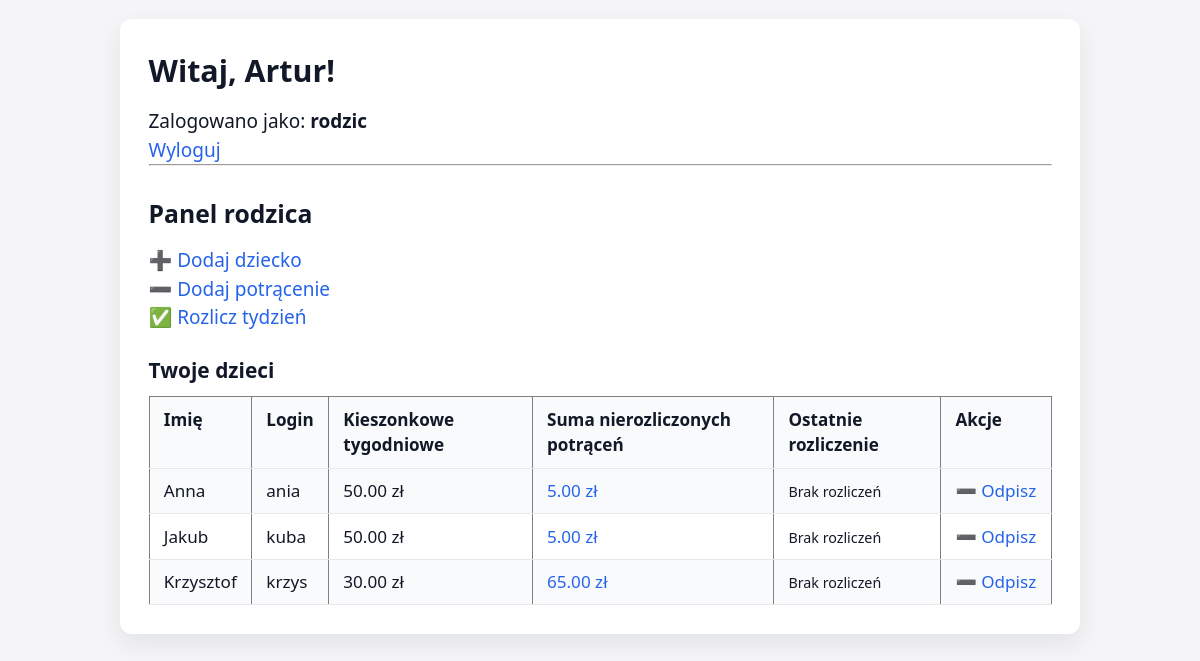
The app's page /index.php (signed in) with its own data.
### tables this page shows
CREATE TABLE IF NOT EXISTS `uzytkownicy` (
  `id` bigint(20) UNSIGNED NOT NULL AUTO_INCREMENT,
  `login` varchar(50) NOT NULL,
  `haslo_hash` varchar(255) NOT NULL,
  `imie` varchar(100) NOT NULL,
  `rola` enum('rodzic','dziecko') NOT NULL DEFAULT 'dziecko',
  `rodzic_id` bigint(20) UNSIGNED DEFAULT NULL,
  `kieszonkowe_tygodniowe` decimal(8,2) DEFAULT NULL,
  `aktywny` tinyint(1) NOT NULL DEFAULT 1,
  `created_at` timestamp NOT NULL DEFAULT current_timestamp(),
  PRIMARY KEY (`id`),
  UNIQUE KEY `login` (`login`),
  KEY `fk_uzytkownicy_rodzic` (`rodzic_id`)
);

### index.php (the view, shortened to what this page needs)
<?php
require_once 'config.php';
$user_id = $_SESSION['user_id'];
$imie    = $_SESSION['imie'] ?? '';
$rola    = $_SESSION['rola'] ?? '';
?>
<!DOCTYPE html>
<html lang="pl">
<head>
    <link rel="stylesheet" href="style.css">
    <link rel="stylesheet" href="mobile.css">
</head>
<body>
<div class="layout-desktop">
    <div class="container">
        <h1>Witaj, <?php echo htmlspecialchars($imie); ?>!</h1>
        <p>Zalogowano jako: <strong><?php echo htmlspecialchars($rola); ?></strong></p>
        <p><a href="logout.php">Wyloguj</a></p>
        <hr>
        <?php if ($rola === 'rodzic'): ?>
            <h2>Panel rodzica</h2>
            <p><a href="add_child.php">➕ Dodaj dziecko</a></p>
            <p><a href="add_deduction.php">➖ Dodaj potrącenie</a></p>
            <p><a href="make_settlement.php">✅ Rozlicz tydzień</a></p>
            <h3>Twoje dzieci</h3>
            <?php
            $stmt = $mysqli->prepare('
                SELECT id, imie, login, kieszonkowe_tygodniowe
                FROM uzytkownicy
                WHERE rodzic_id = ? AND rola = "dziecko" AND aktywny = 1
                ORDER BY imie
            ');
            if ($stmt) {
                $stmt->bind_param('i', $user_id);
                $stmt->execute();
                $result = $stmt->get_result();
                if ($result->num_rows === 0) {
                    echo '<p>Nie dodałeś jeszcze żadnego dziecka.</p>';
                } else {
                    $stmtSum = $mysqli->prepare('
                        SELECT IFNULL(SUM(kwota), 0) AS suma
                        FROM potracenia
                        WHERE dziecko_id = ? AND rozliczone = 0
                    ');
                    $stmtLast = $mysqli->prepare('
                        SELECT okres_od, okres_do, kieszonkowe_brutto,
                               suma_potracen, kieszonkowe_netto, data_rozliczenia
                        FROM rozliczenia
                        WHERE dziecko_id = ?
                        ORDER BY data_rozliczenia DESC
                        LIMIT 1
                    ');
                    echo '<table border="1" cellpadding="5" cellspacing="0">';
                    echo '<tr>
                            <th>Imię</th>
                            <th>Login</th>
                            <th>Kieszonkowe tygodniowe</th>
                            <th>Suma nierozliczonych potrąceń</th>
                            <th>Ostatnie rozliczenie</th>
                            <th>Akcje</th>
                          </tr>';
                    while ($row = $result->fetch_assoc()) {
                        $child_id = (int)$row['id'];
                        $suma_nierozliczonych = 0.0;
                        if ($stmtSum) {
                            $stmtSum->bind_param('i', $child_id);
                            $stmtSum->execute();
                            $stmtSum->bind_result($suma_nierozliczonych);
                            $stmtSum->fetch();
                        }
                        $last_okres_od = null;
                        $last_okres_do = null;
                        $last_brutto   = null;
                        $last_suma     = null;
                        $last_netto    = null;
                        $last_data     = null;
                        if ($stmtLast) {
                            $stmtLast->bind_param('i', $child_id);
                            $stmtLast->execute();
                            $stmtLast->bind_result(
                                $last_okres_od,
                                $last_okres_do,
                                $last_brutto,
                                $last_suma,
                                $last_netto,
                                $last_data
                            );
                            $stmtLast->fetch();
                        }
                        echo '<tr>';
                        echo '<td>' . htmlspecialchars($row['imie']) . '</td>';
                        echo '<td>' . htmlspecialchars($row['login']) . '</td>';
                        echo '<td>' . htmlspecialchars($row['kieszonkowe_tygodniowe']) . ' zł</td>';
                        echo '<td>';
                        if ($suma_nierozliczonych > 0) {
                            echo '<a href="pending_deductions.php?child_id=' . $child_id . '">'
                               . number_format($suma_nierozliczonych, 2)
                               . ' zł</a>';
                        } else {
                            echo '0,00 zł';
                        }
                        echo '</td>';
                        echo '<td>';
                        if ($last_data !== null) {
                            echo '<small>';
                            echo 'Okres: ' . htmlspecialchars($last_okres_od) . ' &ndash; ' . htmlspecialchars($last_okres_do) . '<br>';
                            echo 'Brutto: ' . number_format($last_brutto, 2) . ' zł, ';
                            echo 'potrącenia: ' . number_format($last_suma, 2) . ' zł<br>';
                            echo '<strong>Do wypłaty: ' . number_format($last_netto, 2) . ' zł</strong><br>';
                            echo 'Rozliczono: ' . htmlspecialchars($last_data);
                            echo '</small>';
                        } else {
                            echo '<small>Brak rozliczeń</small>';
                        }
                        echo '</td>';
                        echo '<td>';
                        echo '<a href="add_deduction.php?dziecko_id=' . $child_id . '">➖&nbsp;Odpisz</a>';
                        echo '</td>';
                        echo '</tr>';
                    }
                    echo '</table>';
                }
            } else {
                echo '<p>Błąd: nie udało się pobrać listy dzieci.</p>';
            }
            ?>
        <?php else: ?>
            <p>Nieznana rola użytkownika. Skontaktuj się z administratorem.</p>
        <?php endif; ?>
    </div>
</div>
</body>
</html>

### style.css (style rules this page uses)
* { box-sizing: border-box; margin: 0; padding: 0; }
body { font-family: system-ui, -apple-system, BlinkMacSystemFont, "Segoe UI", sans-serif; background: #f3f4f6; color: #111827; line-height: 1.5; padding: 1rem; }
.container { max-width: 960px; margin: 0 auto; background: #ffffff; border-radius: 12px; padding: 1.5rem; box-shadow: 0 10px 25px rgba(15, 23, 42, 0.08); }
h1 { font-size: 1.6rem; margin-bottom: 0.75rem; }
h2 { font-size: 1.3rem; margin-top: 1.5rem; margin-bottom: 0.75rem; }
h3 { font-size: 1.1rem; margin-top: 1.25rem; margin-bottom: 0.5rem; }
a { color: #2563eb; text-decoration: none; }
table { width: 100%; border-collapse: collapse; font-size: 0.9rem; min-width: 480px; }
th, td { padding: 0.5rem 0.75rem; border-bottom: 1px solid #e5e7eb; text-align: left; vertical-align: top; }
th { background: #f9fafb; font-weight: 600; }
tr:nth-child(even) td { background: #f9fafb; }

### mobile.css (style rules this page uses)
:root { --bg: #f5f5f7; --bg-card: #ffffff; --primary: #2563eb; --primary-soft: #e0ebff; --accent: #16a34a; --danger: #dc2626; --text-main: #111827; --text-muted: #6b7280; --border-soft: #e5e7eb; --radius-lg: 16px; --shadow-soft: 0 8px 20px rgba(15, 23, 42, 0.06); font-size: 19px; }
*, *::before, *::after { box-sizing: border-box; }
body { margin: 0; font-family: system-ui, -apple-system, BlinkMacSystemFont, "Segoe UI", sans-serif; background: var(--bg); color: var(--text-main); }

### index.php (style rules this page uses)
.layout-desktop { display: block; }

### records on screen
uzytkownicy: imie "Anna", login "ania", kieszonkowe_tygodniowe "50.00", suma_nierozliczonych "5.00"
uzytkownicy: imie "Jakub", login "kuba", kieszonkowe_tygodniowe "50.00", suma_nierozliczonych "5.00"
uzytkownicy: imie "Krzysztof", login "krzys", kieszonkowe_tygodniowe "30.00", suma_nierozliczonych "65.00"

### other values on screen
$imie "Artur"
$rola "rodzic"
